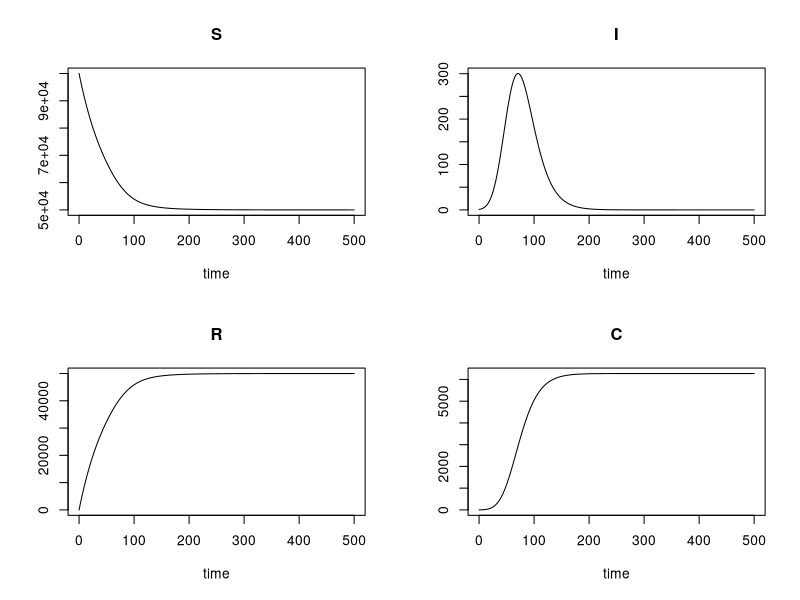
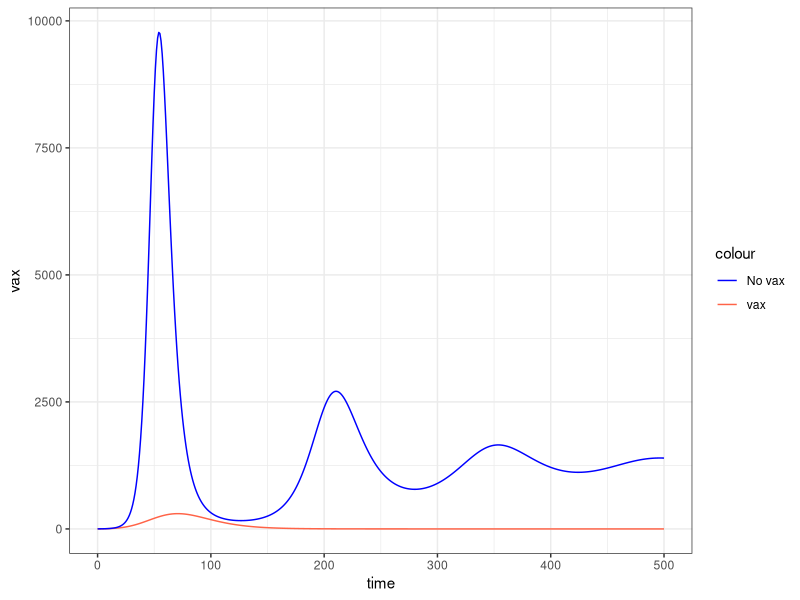
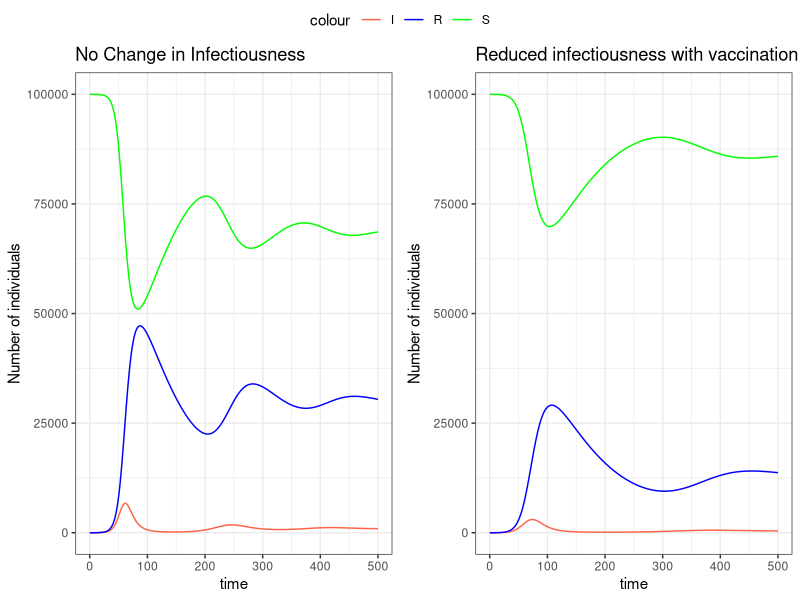
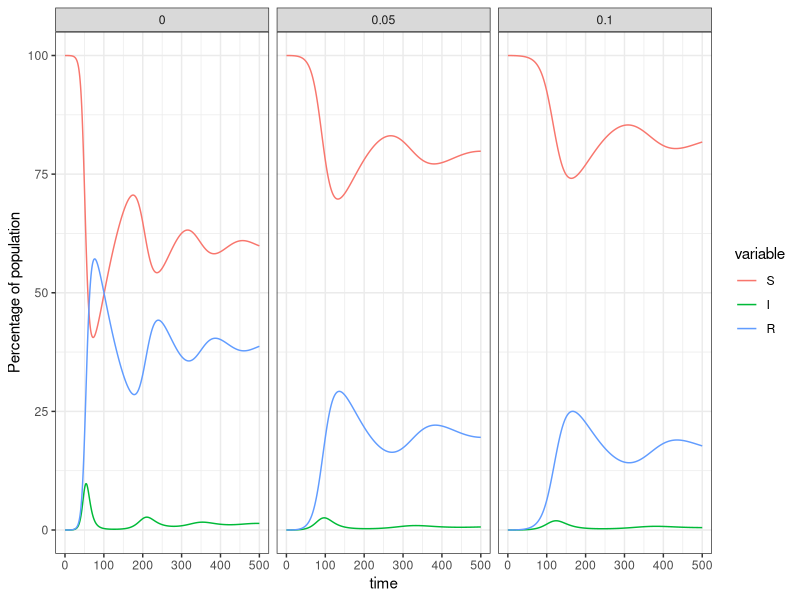
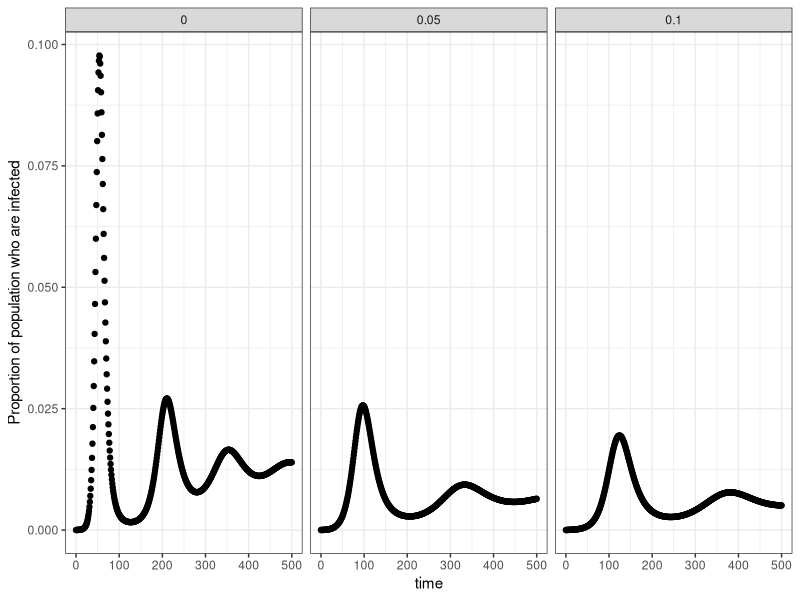
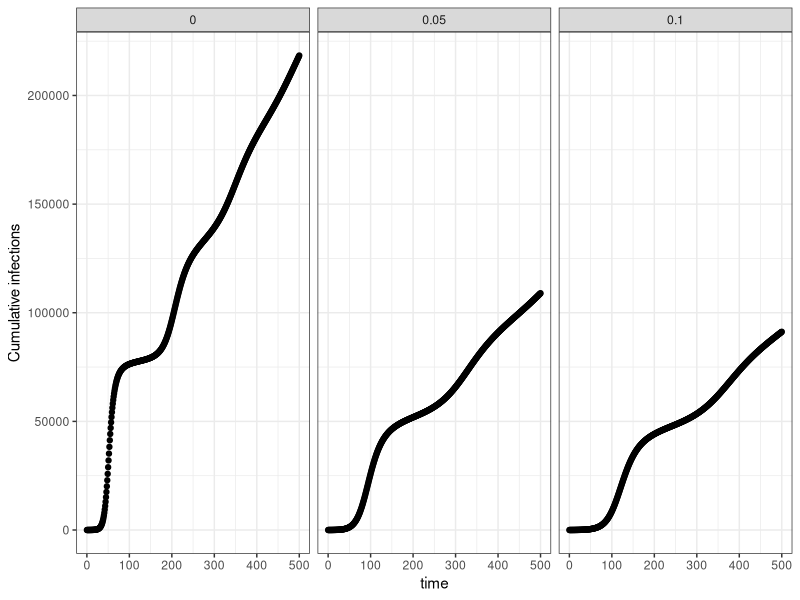
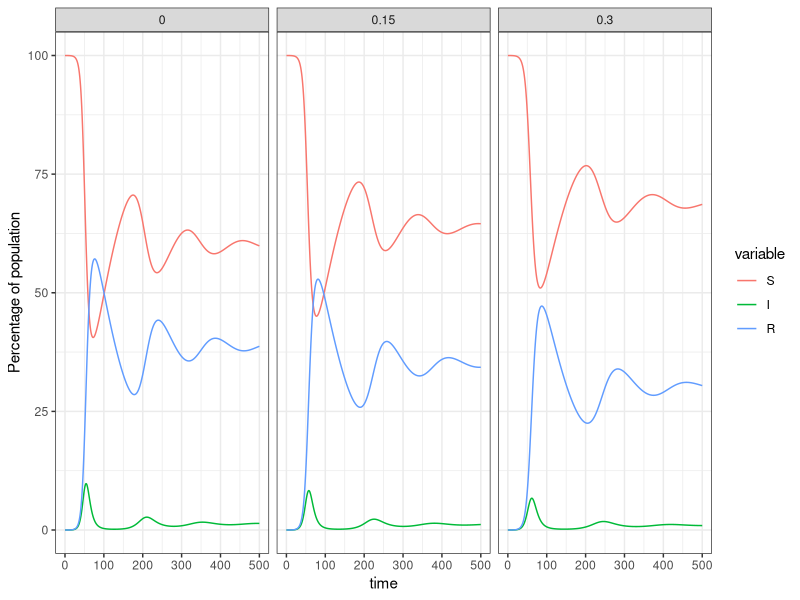
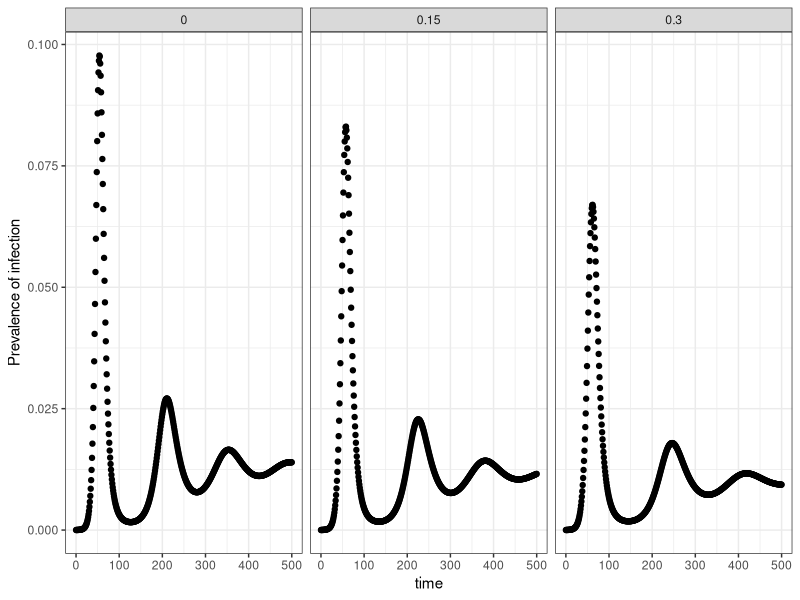

These charts were generated, in order, by the following R code:
## ---- chunk 1
knitr::opts_chunk$set(echo = TRUE)
library(deSolve)
library(ggplot2)
library(reshape2)
library(dplyr)
library(ggpubr)
## ---- chunk 2
## A. Vaccination provides perfect protection from infection: S -> R ##
SIRS_Vax_pp<-function(t, state, params) {
  with(as.list(c(state, params)),{
    N = S + I + R

    #SIRS equations from lecture
    dS <- -beta*S*I/N - mu*S + omega*R
    dI <- beta*S*I/N - gamma*I
    dR <- gamma*I + mu*S - omega*R
    # cumulative incidence
    dC <- beta*S*I/N
    # return the rates of change as a list
    list(c(dS, dI, dR, dC))
  })
}
## ---- chunk 3
# 2. Define parameters and starting compartment sizes
params <- c(beta = 0.5, #effective contact rate (aka transmission rate)
                gamma = 0.3, #recovery rate (1/duration infection)
                mu = 0.01, # vaccination rate
                omega = 0.01 # waning immunity rate
)

# Initial state distribution
state.pp <- c(S = 99999, #population of 100,000, 1 person starts of infected
              I = 1,
              R = 0,
              C = 0)
## ---- chunk 4
T_end <- 500 #run model for 500 time steps (e.g. months)
times <- seq(0, T_end, by = 1) #runs the model for 500 time steps (e.g. months), and computes output at each time step

# Run the base-case
output.vax.pp <- ode(y = state.pp, times = times, func = SIRS_Vax_pp, parms = params)
## ---- chunk 5
# Plot the basecase result
plot(output.vax.pp)
## ---- chunk 6
# Copy parameters
temp_param <- params
# Set vaccination rate = 0
temp_param['mu'] = 0
# Run ode solver and save the outcome in temperary output variable
temp_output <-  ode(y = state.pp, times = times, func = SIRS_Vax_pp, parms = temp_param)
# Create a dataset to compare no_vax and vax output
I_dt <- data.frame(time = temp_output[,'time'],no_vax = temp_output[,'I'], vax = output.vax.pp[,'I'])
# Plot the dataset
ggplot(I_dt)+
  geom_line(aes(time,vax,color='vax'))+
  geom_line(aes(time,no_vax,color='No vax'))+
  theme_bw()+
  scale_color_manual(values=c("blue","tomato"))
## ---- chunk 7
## B. Vaccination provides imperfect protection from infection ##
# B-1. No change in infectiousness
# 1. Define model function
SIRS_Vax_ip1<-function(t, state, params) {
  with(as.list(c(state, params)),{
    N = S_NotV + S_V + I + R

    #susceptible compartments
    dS_NotV <- -beta*S_NotV*I/N - mu*S_NotV + omega_vx*S_V + omega*R
    dS_V <- -beta*S_V*I/N*(1-alpha) + mu*S_NotV - omega_vx*S_V
    #single infected compartment (vaccinated and unvaccinated infected are equally infectious)
    dI <- beta*S_NotV*I/N + beta*S_V*I/N*(1-alpha) - gamma*I
    #single recovered compartment (both natural and breakthrough recoveries flow here)
    dR <- gamma*I - omega*R

    #cumulative number of cases (both naive and breakthrough infections)
    dC <- beta*S_NotV*I/N + beta*S_V*I/N*(1-alpha)

    # return the rates of change as a list
    list(c(dS_NotV, dS_V, dI, dR, dC))
  })
}
## ---- chunk 8
# 1. Define model function
# B-2. Change in risk of infecting others with vaccination
SIRS_Vax_ip2<-function(t, state, params) {
  with(as.list(c(state, params)),{
    N = S_NotV + S_V + I_NotV + I_V + R
    beta.2 = mbeta*beta.1 # transmission rate given vaccination
    #compartments without vaccination
    dS_NotV <- -beta.1*S_NotV*I_NotV/N - beta.2*S_NotV*I_V/N - mu*S_NotV + omega_vx*S_V + omega*R
    dI_NotV <- beta.1*S_NotV*I_NotV/N + beta.2*S_NotV*I_V/N - gamma*I_NotV
    #compartments with vaccination
    dS_V <- -beta.1*S_V*I_NotV/N*(1-alpha) - beta.2*S_V*I_V/N*(1-alpha) + mu*S_NotV - omega_vx*S_V
    dI_V <- beta.1*S_V*I_NotV/N*(1-alpha) + beta.2*S_V*I_V/N*(1-alpha) - gamma*I_V
    #single recovered compartment (both natural and breakthrough recoveries flow here)
    dR <- gamma*I_NotV + gamma*I_V - omega*R

    #cumulative number of cases
    dC <- beta.1*S_NotV*I_NotV/N + beta.1*S_V*I_NotV/N*(1-alpha) + beta.2*S_NotV*I_V/N + beta.2*S_V*I_V/N*(1-alpha)

    # return the rates of change as a list
    list(c(dS_NotV,dS_V,dI_NotV,dI_V, dR, dC))
  })
}
## ---- chunk 9
# 2. Define parameters and starting compartment sizes
params <- c(beta = 0.5, #effective contact rate (aka transmission rate)
                beta.1 = 0.5, # transmission rate given no-vaccination
                mbeta = 0.5, # 1 if no change in infectiousness with vaccination,
                           # less than 1 if reduced infectiousness with vaccination
                gamma = 0.3, #recovery rate (1/duration infection)
                mu = 0.01, # vaccination rate
                alpha = 0.3, # vaccine effectiveness
                omega = 0.01, # waning rate of natural-infection-induced immunity
                omega_vx = 0.01 # waning rate of vaccine-induced immunity

)

# initial states (ip1: single I; ip2: split I by vaccine status)
state.ip1 <- c(S_NotV = 99999,
               S_V = 0,
               I = 1,
               R = 0,
               C = 0)
state.ip2 <- c(S_NotV = 99999,
               S_V = 0,
               I_NotV = 1,
               I_V = 0,
               R = 0,
               C = 0)
## ---- chunk 10
T_end <- 500 #run model for 500 time steps (e.g. months)
times <- seq(0, T_end, by = 1) #runs the model for 500 time steps (e.g. months), and computes output at each time step

# Run ODE solver
output.vax.ip1 <- ode(y = state.ip1, times = times, func = SIRS_Vax_ip1, parms = params)
output.vax.ip2 <- ode(y = state.ip2, times = times, func = SIRS_Vax_ip2, parms = params)
# Calculate total S (I is already a single column for ip1; for ip2 we also sum I_V + I_NotV)
output.vax.ip1 <- as.data.frame(output.vax.ip1) %>%
  mutate(S = S_V + S_NotV)
output.vax.ip2 <- as.data.frame(output.vax.ip2) %>%
  mutate(S = S_V + S_NotV,
         I = I_V + I_NotV)
## ---- chunk 11
# Plot base-case outcomes
g1<- ggplot(output.vax.ip1)+
        geom_line(aes(time,S,color="S"))+
        geom_line(aes(time,I,color="I"))+
        geom_line(aes(time,R,color="R"))+
        scale_color_manual(values=c("tomato","blue","green"))+
        ggtitle("No Change in Infectiousness")+
        ylab("Number of individuals")+
        theme_bw()
g2<- ggplot(output.vax.ip2)+
        geom_line(aes(time,S,color="S"))+
        geom_line(aes(time,I,color="I"))+
        geom_line(aes(time,R,color="R"))+
        scale_color_manual(values=c("tomato","blue","green"))+
        ggtitle("Reduced infectiousness with vaccination")+
        ylab("Number of individuals")+
       theme_bw()
# side-by-side plot
ggarrange(g1,g2,common.legend = TRUE)
## ---- chunk 12
# 1. Vaccination rate (on SIRS_Vax_ip1)
mu_list <- seq(0,0.1,length.out=3) # a vector of vaccination rate
mu_out_all <- data.frame() # an empty dataset to save outputs

for(this_mu in mu_list){
  temp_param <- params # copy parameters
  temp_param[['mu']] <- this_mu # replace mu
  this_out <- data.frame(ode(y = state.ip1, times = times, func = SIRS_Vax_ip1, parms = temp_param)) # run ode solver
  # compute total S and save mu in this cycle
  this_out <- this_out %>%
    mutate(N = S_NotV + S_V + I + R,
           mu = this_mu,
           S = S_NotV + S_V) # total susceptible
  # stack the result
  if(this_mu == mu_list[1]){
    mu_out_all <- this_out
  }else{
    mu_out_all <- rbind(mu_out_all, this_out)
  }
}
# Change the output data to long-form data
mu_out_all_t <- melt(mu_out_all %>% select(time,S,I,R,N,mu), id.vars=c("time","mu","N"))
# Plot S, I, R
ggplot(mu_out_all_t) +
  geom_line(aes(x=time,y=value/N*100,color=variable))+
  ylab("Percentage of population")+
  facet_wrap(.~mu)+
  theme_bw()
# Plot prevalence of I (I/N)
ggplot(mu_out_all) +
  geom_point(aes(x=time,y=I/N))+
  facet_wrap(.~mu)+
  ylab("Proportion of population who are infected")+
  theme_bw()
# Cumulative number of infections
ggplot(mu_out_all) +
  geom_point(aes(x=time,y=C))+
  facet_wrap(.~mu)+
  ylab("Cumulative infections")+
  theme_bw()
## ---- chunk 13
# 2. Vaccine effectiveness
alpha_list <- seq(0,0.3,length.out=3) # a vector of vaccine effectiveness
alpha_out_all <- data.frame() # an empty dataset to save outputs

for(this_alpha in alpha_list){
  temp_param <- params # copy parameters
  temp_param[['alpha']] <- this_alpha # replace alpha
  this_out <- data.frame(ode(y = state.ip1, times = times, func = SIRS_Vax_ip1, parms = temp_param)) # run ode solver
  # compute total S and save alpha in this cycle
  this_out <- this_out %>%
    mutate(N = S_NotV + S_V + I + R,
           alpha = this_alpha,
           S = S_NotV + S_V)
  # Stack the result
  if(this_alpha == alpha_list[1]){
    alpha_out_all <- this_out
  }else{
    alpha_out_all <- rbind(alpha_out_all, this_out)
  }
}
# Change the outcome data to long-form data
alpha_out_all_t <- melt(alpha_out_all%>% select(time,S,I,R,N,alpha), id.vars=c("time","alpha","N"))
# Plot S, I, R
ggplot(alpha_out_all_t) +
  geom_line(aes(x=time,y=value/N*100,color=variable))+
  ylab("Percentage of population")+
  facet_wrap(.~alpha)+
  theme_bw()
# Plot prevalence of I
ggplot(alpha_out_all) +
  geom_point(aes(x=time,y=I/N))+
  facet_wrap(.~alpha)+
  ylab("Prevalence of infection")+
  theme_bw()
# Plot cumulative number of infections
ggplot(alpha_out_all) +
  geom_point(aes(x=time,y=C))+
  facet_wrap(.~alpha)+
  ylab("Cumulative infections")+
  theme_bw()
## ---- chunk 14
# 3. Ratio of effective contact rate among infected individuals with and without vaccination
mbeta_list <- seq(1,0.7,length.out=3) # a vector of mbeta
mbeta_out_all <- data.frame() # an empty dataset to save outputs

for(this_mbeta in mbeta_list){
  temp_param <- params # copy parameters
  temp_param[['mbeta']] <- this_mbeta # replace mbeta
  this_out <- data.frame(ode(y = state.ip2, times = times, func = SIRS_Vax_ip2, parms = temp_param)) # run ode solver
  # compute total S, I and save mbeta in this cycle
  this_out <- this_out %>%
    mutate(N = S_NotV + S_V + I_NotV + I_V + R,
           mbeta = this_mbeta,
           S = S_NotV + S_V,
           I = I_NotV + I_V)
  # Stack the result
  if(this_mbeta == mbeta_list[1]){
    mbeta_out_all <- this_out
  }else{
    mbeta_out_all <- rbind(mbeta_out_all, this_out)
  }
}
# change the data to long-form data
mbeta_out_all_t <- melt(mbeta_out_all%>% select(time,S,I,R,N,mbeta), id.vars=c("time","mbeta","N"))
# Plot S,I,R
ggplot(mbeta_out_all_t) +
  geom_line(aes(x=time,y=value/N*100,color=variable))+
  facet_wrap(.~mbeta)+
  ylab("Proportion of population")+
  theme_bw()
# plot cumulative number of infections
ggplot(mbeta_out_all) +
  geom_point(aes(x=time,y=C))+
  facet_wrap(.~mbeta)+
  ylab("Cumulative infections")+
  theme_bw()
# Breakthrough infections (only available with the ip2 structure)
ggplot(mbeta_out_all)+
  geom_point(aes(x=time,y=I_V))+
  facet_wrap(.~mbeta)+
  ylab("Number of breakthrough infections")+
  theme_bw()
## ---- chunk 15
# 4. Waning immunity rate (on SIRS_Vax_ip1)
omega_list <- seq(0,0.1,by=0.025) # a vector of waning immunity rates
omega_out_all <- data.frame() # an empty dataset to save outputs

for(this_omega in omega_list){
  temp_param <- params # copy parameters
  temp_param[['omega']] <- this_omega # replace omega (natural waning)
  temp_param[['omega_vx']] <- this_omega # replace omega_vx in lockstep (vaccine-induced waning)
  this_out <- data.frame(ode(y = state.ip1, times = times, func = SIRS_Vax_ip1, parms = temp_param)) # run ode solver
  # compute total S and save omega in this cycle
  this_out <- this_out %>%
    mutate(N = S_NotV + S_V + I + R,
           omega = this_omega,
           S = S_NotV + S_V)
  # Stack the result
  if(this_omega == omega_list[1]){
    omega_out_all <- this_out
  }else{
    omega_out_all <- rbind(omega_out_all, this_out)
  }
}
# Change the outcome data to long-form data
omega_out_all_t <- melt(omega_out_all%>% select(time,S,I,R,N,omega), id.vars=c("time","omega","N"))
# Plot S, I, R
ggplot(omega_out_all_t) +
  geom_line(aes(x=time,y=value/N*100,color=variable))+
  ylab("Percentage of population")+
  facet_wrap(.~omega)+
  theme_bw()
# Plot prevalence of I (I/N) on a single panel for easy comparison across omegas
ggplot(omega_out_all) +
  geom_line(aes(x=time,y=I/N, color=as.character(omega), group=omega))+
  ylab("Proportion of population who are infected")+
  labs(color="omega")+
  theme_bw()
# Plot cumulative number of infections
ggplot(omega_out_all) +
  geom_line(aes(x=time,y=C, color=as.character(omega), group=omega))+
  ylab("Cumulative infections")+
  labs(color="omega")+
  theme_bw()
